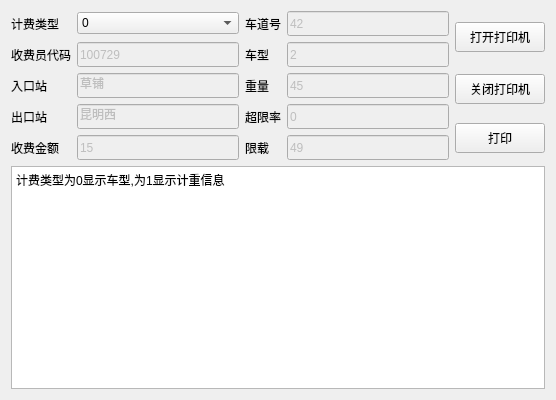
<?xml version="1.0" encoding="UTF-8"?>
<ui version="4.0">
 <class>TestPrinter</class>
 <widget class="QWidget" name="TestPrinter">
  <property name="geometry">
   <rect>
    <x>0</x>
    <y>0</y>
    <width>556</width>
    <height>400</height>
   </rect>
  </property>
  <property name="windowTitle">
   <string>Form</string>
  </property>
  <layout class="QGridLayout" name="gridLayout_2">
   <item row="0" column="0" rowspan="3">
    <layout class="QGridLayout" name="gridLayout">
     <item row="0" column="0" colspan="2">
      <widget class="QLabel" name="label">
       <property name="minimumSize">
        <size>
         <width>0</width>
         <height>25</height>
        </size>
       </property>
       <property name="text">
        <string>计费类型</string>
       </property>
      </widget>
     </item>
     <item row="0" column="3">
      <widget class="QLabel" name="label_8">
       <property name="enabled">
        <bool>true</bool>
       </property>
       <property name="minimumSize">
        <size>
         <width>0</width>
         <height>25</height>
        </size>
       </property>
       <property name="text">
        <string>车道号</string>
       </property>
      </widget>
     </item>
     <item row="0" column="4">
      <widget class="QLineEdit" name="lineEdit_8">
       <property name="enabled">
        <bool>false</bool>
       </property>
       <property name="minimumSize">
        <size>
         <width>0</width>
         <height>25</height>
        </size>
       </property>
       <property name="text">
        <string>42</string>
       </property>
      </widget>
     </item>
     <item row="1" column="0" colspan="2">
      <widget class="QLabel" name="label_11">
       <property name="minimumSize">
        <size>
         <width>0</width>
         <height>25</height>
        </size>
       </property>
       <property name="text">
        <string>收费员代码</string>
       </property>
      </widget>
     </item>
     <item row="1" column="2">
      <widget class="QLineEdit" name="lineEdit_12">
       <property name="enabled">
        <bool>false</bool>
       </property>
       <property name="minimumSize">
        <size>
         <width>0</width>
         <height>25</height>
        </size>
       </property>
       <property name="text">
        <string>100729</string>
       </property>
      </widget>
     </item>
     <item row="1" column="3">
      <widget class="QLabel" name="label_2">
       <property name="enabled">
        <bool>true</bool>
       </property>
       <property name="minimumSize">
        <size>
         <width>0</width>
         <height>25</height>
        </size>
       </property>
       <property name="text">
        <string>车型</string>
       </property>
      </widget>
     </item>
     <item row="1" column="4">
      <widget class="QLineEdit" name="lineEdit_2">
       <property name="enabled">
        <bool>false</bool>
       </property>
       <property name="minimumSize">
        <size>
         <width>0</width>
         <height>25</height>
        </size>
       </property>
       <property name="text">
        <string>2</string>
       </property>
      </widget>
     </item>
     <item row="2" column="0" colspan="2">
      <widget class="QLabel" name="label_3">
       <property name="minimumSize">
        <size>
         <width>0</width>
         <height>25</height>
        </size>
       </property>
       <property name="text">
        <string>入口站</string>
       </property>
      </widget>
     </item>
     <item row="2" column="2">
      <widget class="QLineEdit" name="lineEdit_3">
       <property name="enabled">
        <bool>false</bool>
       </property>
       <property name="minimumSize">
        <size>
         <width>0</width>
         <height>25</height>
        </size>
       </property>
       <property name="text">
        <string>草铺</string>
       </property>
      </widget>
     </item>
     <item row="2" column="3">
      <widget class="QLabel" name="label_5">
       <property name="enabled">
        <bool>true</bool>
       </property>
       <property name="minimumSize">
        <size>
         <width>0</width>
         <height>25</height>
        </size>
       </property>
       <property name="text">
        <string>重量</string>
       </property>
      </widget>
     </item>
     <item row="2" column="4">
      <widget class="QLineEdit" name="lineEdit_5">
       <property name="enabled">
        <bool>false</bool>
       </property>
       <property name="minimumSize">
        <size>
         <width>0</width>
         <height>25</height>
        </size>
       </property>
       <property name="text">
        <string>45</string>
       </property>
      </widget>
     </item>
     <item row="3" column="0" colspan="2">
      <widget class="QLabel" name="label_4">
       <property name="minimumSize">
        <size>
         <width>0</width>
         <height>25</height>
        </size>
       </property>
       <property name="text">
        <string>出口站</string>
       </property>
      </widget>
     </item>
     <item row="3" column="2">
      <widget class="QLineEdit" name="lineEdit_4">
       <property name="enabled">
        <bool>false</bool>
       </property>
       <property name="minimumSize">
        <size>
         <width>0</width>
         <height>25</height>
        </size>
       </property>
       <property name="text">
        <string>昆明西</string>
       </property>
      </widget>
     </item>
     <item row="3" column="3">
      <widget class="QLabel" name="label_6">
       <property name="enabled">
        <bool>true</bool>
       </property>
       <property name="minimumSize">
        <size>
         <width>0</width>
         <height>25</height>
        </size>
       </property>
       <property name="text">
        <string>超限率</string>
       </property>
      </widget>
     </item>
     <item row="3" column="4">
      <widget class="QLineEdit" name="lineEdit_6">
       <property name="enabled">
        <bool>false</bool>
       </property>
       <property name="minimumSize">
        <size>
         <width>0</width>
         <height>25</height>
        </size>
       </property>
       <property name="text">
        <string>0</string>
       </property>
      </widget>
     </item>
     <item row="4" column="0" colspan="2">
      <widget class="QLabel" name="label_10">
       <property name="minimumSize">
        <size>
         <width>0</width>
         <height>25</height>
        </size>
       </property>
       <property name="text">
        <string>收费金额</string>
       </property>
      </widget>
     </item>
     <item row="4" column="2">
      <widget class="QLineEdit" name="lineEdit_10">
       <property name="enabled">
        <bool>false</bool>
       </property>
       <property name="minimumSize">
        <size>
         <width>0</width>
         <height>25</height>
        </size>
       </property>
       <property name="text">
        <string>15</string>
       </property>
      </widget>
     </item>
     <item row="4" column="3">
      <widget class="QLabel" name="label_7">
       <property name="enabled">
        <bool>true</bool>
       </property>
       <property name="minimumSize">
        <size>
         <width>0</width>
         <height>25</height>
        </size>
       </property>
       <property name="text">
        <string>限载</string>
       </property>
      </widget>
     </item>
     <item row="4" column="4">
      <widget class="QLineEdit" name="lineEdit_7">
       <property name="enabled">
        <bool>false</bool>
       </property>
       <property name="minimumSize">
        <size>
         <width>0</width>
         <height>25</height>
        </size>
       </property>
       <property name="text">
        <string>49</string>
       </property>
      </widget>
     </item>
     <item row="0" column="2">
      <widget class="QComboBox" name="comboBox_feetype">
       <item>
        <property name="text">
         <string>0</string>
        </property>
       </item>
       <item>
        <property name="text">
         <string>1</string>
        </property>
       </item>
      </widget>
     </item>
    </layout>
   </item>
   <item row="0" column="1">
    <widget class="QToolButton" name="pushButton_openDev">
     <property name="minimumSize">
      <size>
       <width>90</width>
       <height>30</height>
      </size>
     </property>
     <property name="text">
      <string>打开打印机</string>
     </property>
    </widget>
   </item>
   <item row="1" column="1">
    <widget class="QToolButton" name="pushButton_CloseDev">
     <property name="minimumSize">
      <size>
       <width>90</width>
       <height>30</height>
      </size>
     </property>
     <property name="text">
      <string>关闭打印机</string>
     </property>
    </widget>
   </item>
   <item row="2" column="1">
    <widget class="QToolButton" name="pushButton_printer">
     <property name="minimumSize">
      <size>
       <width>90</width>
       <height>30</height>
      </size>
     </property>
     <property name="text">
      <string>打印</string>
     </property>
    </widget>
   </item>
   <item row="3" column="0" colspan="2">
    <widget class="QPlainTextEdit" name="plainTextEdit">
     <property name="plainText">
      <string>计费类型为0显示车型,为1显示计重信息
</string>
     </property>
    </widget>
   </item>
  </layout>
 </widget>
 <resources/>
 <connections/>
</ui>
